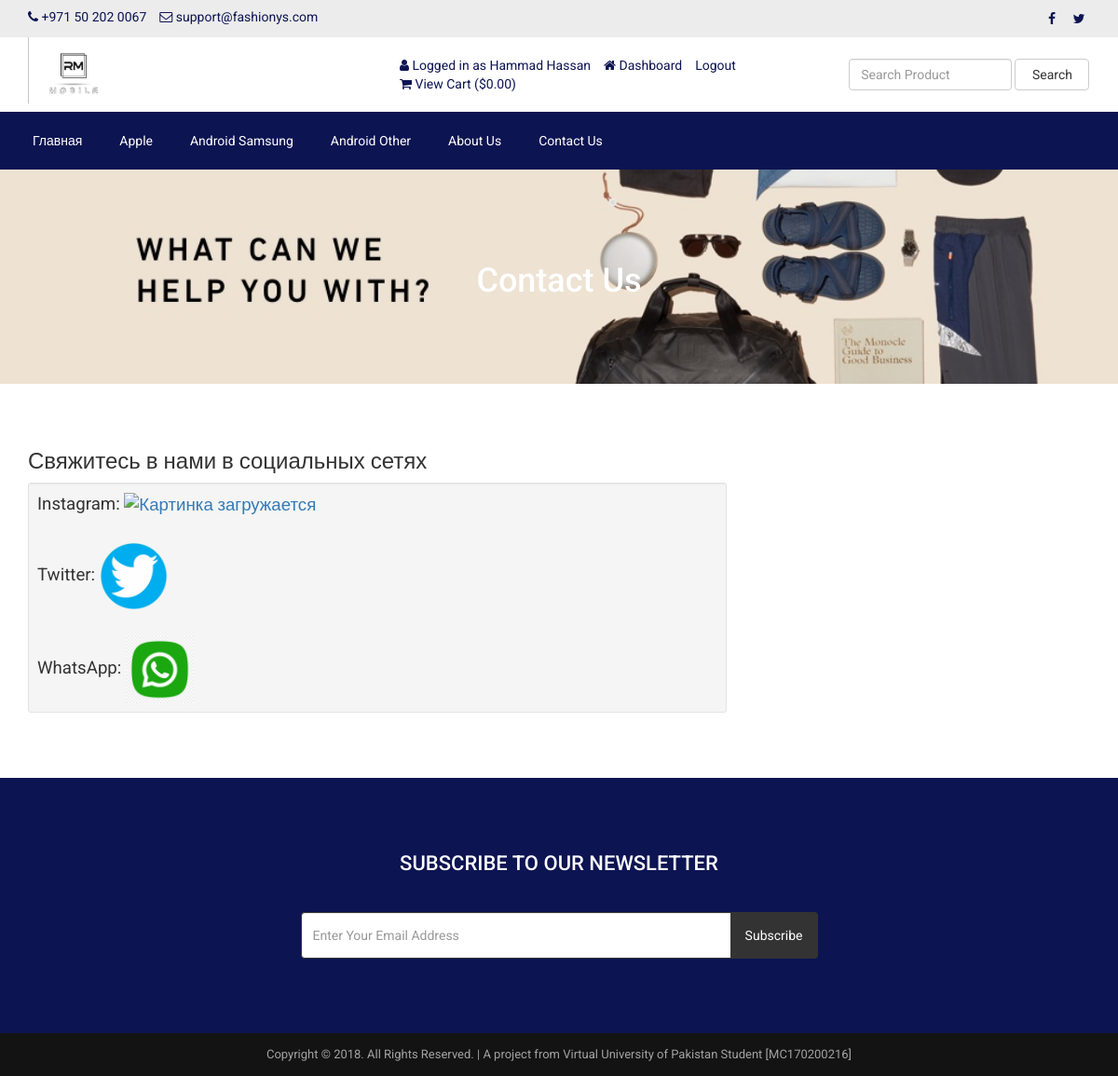
The app's page /contact.php (signed in) with its own data.
### tables this page shows
CREATE TABLE `tbl_settings` (
  `id` int(11) NOT NULL,
  `logo` varchar(255) NOT NULL,
  `favicon` varchar(255) NOT NULL,
  `footer_about` text NOT NULL,
  `footer_copyright` text NOT NULL,
  `contact_address` text NOT NULL,
  `contact_email` varchar(255) NOT NULL,
  `contact_phone` varchar(255) NOT NULL,
  `contact_fax` varchar(255) NOT NULL,
  `contact_map_iframe` text NOT NULL,
  `receive_email` varchar(255) NOT NULL,
  `receive_email_subject` varchar(255) NOT NULL,
  `receive_email_thank_you_message` text NOT NULL,
  `forget_password_message` text NOT NULL,
  `total_recent_post_footer` int(10) NOT NULL,
  `total_popular_post_footer` int(10) NOT NULL,
  `total_recent_post_sidebar` int(11) NOT NULL,
  `total_popular_post_sidebar` int(11) NOT NULL,
  `total_featured_product_home` int(11) NOT NULL,
  `total_latest_product_home` int(11) NOT NULL,
  `total_popular_product_home` int(11) NOT NULL,
  `meta_title_home` text NOT NULL,
  `meta_keyword_home` text NOT NULL,
  `meta_description_home` text NOT NULL,
  `banner_login` varchar(255) NOT NULL,
  `banner_registration` varchar(255) NOT NULL,
  `banner_forget_password` varchar(255) NOT NULL,
  `banner_reset_password` varchar(255) NOT NULL,
  `banner_search` varchar(255) NOT NULL,
  `banner_cart` varchar(255) NOT NULL,
  `banner_checkout` varchar(255) NOT NULL,
  `banner_product_category` varchar(255) NOT NULL,
  `banner_blog` varchar(255) NOT NULL,
  `cta_title` varchar(255) NOT NULL,
  `cta_content` text NOT NULL,
  `cta_read_more_text` varchar(255) NOT NULL,
  `cta_read_more_url` varchar(255) NOT NULL,
  `cta_photo` varchar(255) NOT NULL,
  `featured_product_title` varchar(255) NOT NULL,
  `featured_product_subtitle` varchar(255) NOT NULL,
  `latest_product_title` varchar(255) NOT NULL,
  `latest_product_subtitle` varchar(255) NOT NULL,
  `popular_product_title` varchar(255) NOT NULL,
  `popular_product_subtitle` varchar(255) NOT NULL,
  `testimonial_title` varchar(255) NOT NULL,
  `testimonial_subtitle` varchar(255) NOT NULL,
  `testimonial_photo` varchar(255) NOT NULL,
  `blog_title` varchar(255) NOT NULL,
  `blog_subtitle` varchar(255) NOT NULL,
  `newsletter_text` text NOT NULL,
  `paypal_email` varchar(255) NOT NULL,
  `stripe_public_key` varchar(255) NOT NULL,
  `stripe_secret_key` varchar(255) NOT NULL,
  `bank_detail` text NOT NULL,
  `before_head` text NOT NULL,
  `after_body` text NOT NULL,
  `before_body` text NOT NULL,
  `home_service_on_off` int(11) NOT NULL,
  `home_welcome_on_off` int(11) NOT NULL,
  `home_featured_product_on_off` int(11) NOT NULL,
  `home_latest_product_on_off` int(11) NOT NULL,
  `home_popular_product_on_off` int(11) NOT NULL,
  `home_testimonial_on_off` int(11) NOT NULL,
  `home_blog_on_off` int(11) NOT NULL,
  `newsletter_on_off` int(11) NOT NULL,
  `ads_above_welcome_on_off` int(1) NOT NULL,
  `ads_above_featured_product_on_off` int(1) NOT NULL,
  `ads_above_latest_product_on_off` int(1) NOT NULL,
  `ads_above_popular_product_on_off` int(1) NOT NULL,
  `ads_above_testimonial_on_off` int(1) NOT NULL,
  `ads_category_sidebar_on_off` int(1) NOT NULL
);

CREATE TABLE `tbl_social` (
  `social_id` int(11) NOT NULL,
  `social_name` varchar(30) NOT NULL,
  `social_url` varchar(255) NOT NULL,
  `social_icon` varchar(30) NOT NULL
);

CREATE TABLE `tbl_top_category` (
  `tcat_id` int(11) NOT NULL,
  `tcat_name` varchar(255) NOT NULL,
  `show_on_menu` int(1) NOT NULL
);

CREATE TABLE `tbl_page` (
  `id` int(11) NOT NULL,
  `about_title` varchar(255) NOT NULL,
  `about_content` text NOT NULL,
  `about_banner` varchar(255) NOT NULL,
  `about_meta_title` varchar(255) NOT NULL,
  `about_meta_keyword` text NOT NULL,
  `about_meta_description` text NOT NULL,
  `faq_title` varchar(255) NOT NULL,
  `faq_banner` varchar(255) NOT NULL,
  `faq_meta_title` varchar(255) NOT NULL,
  `faq_meta_keyword` text NOT NULL,
  `faq_meta_description` text NOT NULL,
  `blog_title` varchar(255) NOT NULL,
  `blog_banner` varchar(255) NOT NULL,
  `blog_meta_title` varchar(255) NOT NULL,
  `blog_meta_keyword` text NOT NULL,
  `blog_meta_description` text NOT NULL,
  `contact_title` varchar(255) NOT NULL,
  `contact_banner` varchar(255) NOT NULL,
  `contact_meta_title` varchar(255) NOT NULL,
  `contact_meta_keyword` text NOT NULL,
  `contact_meta_description` text NOT NULL,
  `pgallery_title` varchar(255) NOT NULL,
  `pgallery_banner` varchar(255) NOT NULL,
  `pgallery_meta_title` varchar(255) NOT NULL,
  `pgallery_meta_keyword` text NOT NULL,
  `pgallery_meta_description` text NOT NULL,
  `vgallery_title` varchar(255) NOT NULL,
  `vgallery_banner` varchar(255) NOT NULL,
  `vgallery_meta_title` varchar(255) NOT NULL,
  `vgallery_meta_keyword` text NOT NULL,
  `vgallery_meta_description` text NOT NULL
);

### contact.php (the view, shortened to what this page needs)
<?php require_once('header.php'); ?>
<?php
$statement = $pdo->prepare("SELECT * FROM tbl_page WHERE id=1");
$statement->execute();
$result = $statement->fetchAll(PDO::FETCH_ASSOC);
foreach ($result as $row) {
    $contact_title = $row['contact_title'];
    $contact_banner = $row['contact_banner'];
}
?>
<div class="page-banner" style="background-image: url(assets/uploads/<?php echo $contact_banner; ?>);">
    <div class="inner">
        <h1><?php echo $contact_title; ?></h1>
    </div>
</div>
<div class="page">
    <div class="container">
        <div class="row">
            <div class="col-md-12">
                <h3>Свяжитесь в нами в социальных сетях</h3>
                <div class="row cform">
                    <div class="col-md-8">
                        <div class="well well-sm" style="font-size: 14pt;">
                            Instagram: <a href="https://www.instagram.com"><img src="assets/uploads/instagram.png" alt="Картинка загружается" style="width: 10%;"></a>
                            <br><br>
                            Twitter: <a  href="https://twitter.com/"><img src="assets/uploads/twitter.png" alt="Картинка загружается" style="width: 10%;"></a>
                            <br><br>
                            WhatsApp: <a  href="https://whatsapp.com/"><img src="assets/uploads/whatsapp.png" alt="Картинка загружается" style="width: 10%;"></a>
                        </div>
                    </div>
                </div>
            </div>
        </div>
    </div>
</div>
<?php require_once('footer.php'); ?>

### header.php (shortened to what this page needs)
<?php
include("admin/inc/config.php");
$statement = $pdo->prepare("SELECT * FROM tbl_settings WHERE id=1");
$statement->execute();
$result = $statement->fetchAll(PDO::FETCH_ASSOC);
foreach ($result as $row)
{
	$contact_email = $row['contact_email'];
	$contact_phone = $row['contact_phone'];
}
?>
<!DOCTYPE html>
<html lang="en">
<head>
	<link rel="stylesheet" href="assets/css/bootstrap.min.css">
	<link rel="stylesheet" href="assets/css/font-awesome.min.css">
	<link rel="stylesheet" href="assets/css/owl.carousel.min.css">
	<link rel="stylesheet" href="assets/css/owl.theme.default.min.css">
	<link rel="stylesheet" href="assets/css/jquery.bxslider.min.css">
    <link rel="stylesheet" href="assets/css/magnific-popup.css">
    <link rel="stylesheet" href="assets/css/rating.css">
	<link rel="stylesheet" href="assets/css/spacing.css">
	<link rel="stylesheet" href="assets/css/bootstrap-touch-slider.css">
	<link rel="stylesheet" href="assets/css/animate.min.css">
	<link rel="stylesheet" href="assets/css/tree-menu.css">
	<link rel="stylesheet" href="assets/css/select2.min.css">
	<link rel="stylesheet" href="assets/css/main.css">
	<link rel="stylesheet" href="assets/css/responsive.css">
	<?php
	$statement = $pdo->prepare("SELECT * FROM tbl_page WHERE id=1");
	$statement->execute();
	$result = $statement->fetchAll(PDO::FETCH_ASSOC);
		?>
</head>
<body>
<div class="top">
	<div class="container">
		<div class="row">
			<div class="col-md-6 col-sm-6 col-xs-12">
				<div class="left">
					<ul>
						<li><i class="fa fa-phone"></i> <?php echo $contact_phone; ?></li>
						<li><i class="fa fa-envelope-o"></i> <?php echo $contact_email; ?></li>
					</ul>
				</div>
			</div>
			<div class="col-md-6 col-sm-6 col-xs-12">
				<div class="right">
					<ul>
						<?php
						$statement = $pdo->prepare("SELECT * FROM tbl_social");
						$statement->execute();
						$result = $statement->fetchAll(PDO::FETCH_ASSOC);
						foreach ($result as $row) {
							?>
							<?php if($row['social_url'] != ''): ?>
							<li><a href="<?php echo $row['social_url']; ?>"><i class="<?php echo $row['social_icon']; ?>"></i></a></li>
							<?php endif; ?>
							<?php
						}
						?>
					</ul>
				</div>
			</div>
		</div>
	</div>
</div>
<div class="header">
	<div class="container">
		<div class="row inner">
			<div class="col-md-4 logo">
				<a href="index.php"><img src="assets/uploads/logo.jpg" alt="logo image"></a>
			</div>
			<div class="col-md-5 right">
				<ul>
					<?php
					if(isset($_SESSION['customer'])) {
						?>
						<li><i class="fa fa-user"></i> <?php echo LANG_VALUE_13; ?> <?php echo $_SESSION['customer']['cust_name']; ?></li>
						<li><a href="dashboard.php"><i class="fa fa-home"></i> <?php echo LANG_VALUE_89; ?></a></li>
						<li><a href="logout.php">Logout</a></li>
						<?php
					} else {
						?>
						<li><a href="login.php"><i class="fa fa-sign-in"></i> <?php echo LANG_VALUE_9; ?></a></li>
						<li><a href="registration.php"><i class="fa fa-user-plus"></i> <?php echo LANG_VALUE_15; ?></a></li>
						<?php
					}
					?>
					<li><a href="cart.php"><i class="fa fa-shopping-cart"></i> <?php echo LANG_VALUE_19; ?> (<?php echo LANG_VALUE_1; ?><?php
					if(isset($_SESSION['cart_p_id'])) {
						$table_total_price = 0;
						$i=0;
	                    foreach($_SESSION['cart_p_qty'] as $key => $value)
	                    {
	                        $i++;
	                        $arr_cart_p_qty[$i] = $value;
	                    }                    $i=0;
	                    foreach($_SESSION['cart_p_current_price'] as $key => $value)
	                    {
	                        $i++;
	                        $arr_cart_p_current_price[$i] = $value;
	                    }
	                    for($i=1;$i<=count($arr_cart_p_qty);$i++) {
	                    	$row_total_price = $arr_cart_p_current_price[$i]*$arr_cart_p_qty[$i];
	                        $table_total_price = $table_total_price + $row_total_price;
	                    }
						echo $table_total_price;
					} else {
						echo '0.00';
					}
					?>)</a></li>
				</ul>
			</div>
			<div class="col-md-3 search-area">
				<form class="navbar-form navbar-left" role="search" action="search-result.php" method="get">
					<div class="form-group">
						<input type="text" class="form-control search-top" placeholder="<?php echo LANG_VALUE_2; ?>" name="search_text">
					</div>
					<button type="submit" class="btn btn-default"><?php echo LANG_VALUE_3; ?></button>
				</form>
			</div>
		</div>
	</div>
</div>
<div class="nav">
	<div class="container">
		<div class="row">
			<div class="col-md-12 pl_0 pr_0">
				<div class="menu-container">
					<div class="menu">
						<ul>
							<li><a href="index.php">Главная </a></li>
							<?php
							$statement = $pdo->prepare("SELECT * FROM tbl_top_category WHERE show_on_menu=1");
							$statement->execute();
							$result = $statement->fetchAll(PDO::FETCH_ASSOC);
							foreach ($result as $row) {
								?>
								<li><a href="product-category.php?id=<?php echo $row['tcat_id']; ?>&type=top-category"><?php echo $row['tcat_name']; ?></a>
								</li>
								<?php
							}
							?>
							<?php
							$statement = $pdo->prepare("SELECT * FROM tbl_page WHERE id=1");
							$statement->execute();
							$result = $statement->fetchAll(PDO::FETCH_ASSOC);
							foreach ($result as $row) {
								$about_title = $row['about_title'];
								$contact_title = $row['contact_title'];
							}
							?>
							<li><a href="about.php"><?php echo $about_title; ?></a></li>
							<li><a href="contact.php"><?php echo $contact_title; ?></a></li>
						</ul>
					</div>
				</div>
			</div>
		</div>
	</div>
</div>

### footer.php (shortened to what this page needs)
<?php
$statement = $pdo->prepare("SELECT * FROM tbl_settings WHERE id=1");
$statement->execute();
$result = $statement->fetchAll(PDO::FETCH_ASSOC);
foreach ($result as $row)
{
	$footer_copyright = $row['footer_copyright'];
    $newsletter_on_off = $row['newsletter_on_off'];
}
?>
<?php if($newsletter_on_off == 1): ?>
<section class="home-newsletter">
	<div class="container">
		<div class="row">
			<div class="col-md-6 col-md-offset-3">
				<div class="single">
				<form action="" method="post">
					<h2><?php echo LANG_VALUE_93; ?></h2>
					<div class="input-group">
			        	<input type="email" class="form-control" placeholder="<?php echo LANG_VALUE_95; ?>" name="email_subscribe">
			         	<span class="input-group-btn">
			         	<button class="btn btn-theme" type="submit" name="form_subscribe"><?php echo LANG_VALUE_92; ?></button>
			         	</span>
			        </div>
				</div>
			</div>
		</div>
	</div>
</section>
<?php endif; ?>
<div class="footer-bottom">
	<div class="container">
		<div class="row">
			<div class="col-md-12 copyright">
				<?php echo $footer_copyright; ?>
			</div>
		</div>
	</div>
</div>
</body>
</html>

### records on screen
tbl_settings: contact_phone "+971 50 202 0067", contact_email "support@fashionys.com", footer_copyright "Copyright © 2018. All Rights Reserved. | A project from Virtual University of Pakistan Student [MC170200216]"
tbl_top_category: tcat_name "Apple"
tbl_top_category: tcat_name "Android Samsung"
tbl_top_category: tcat_name "Android Other"
tbl_page: about_title "About Us", contact_title "Contact Us", contact_banner (picture)

### other values on screen
LANG_VALUE_13 "Logged in as"
$_SESSION['customer']['cust_name'] "Hammad Hassan"
LANG_VALUE_89 "Dashboard"
LANG_VALUE_19 "View Cart"
LANG_VALUE_1 "$"
LANG_VALUE_3 "Search"
LANG_VALUE_93 "SUBSCRIBE TO OUR NEWSLETTER"
LANG_VALUE_92 "Subscribe"
